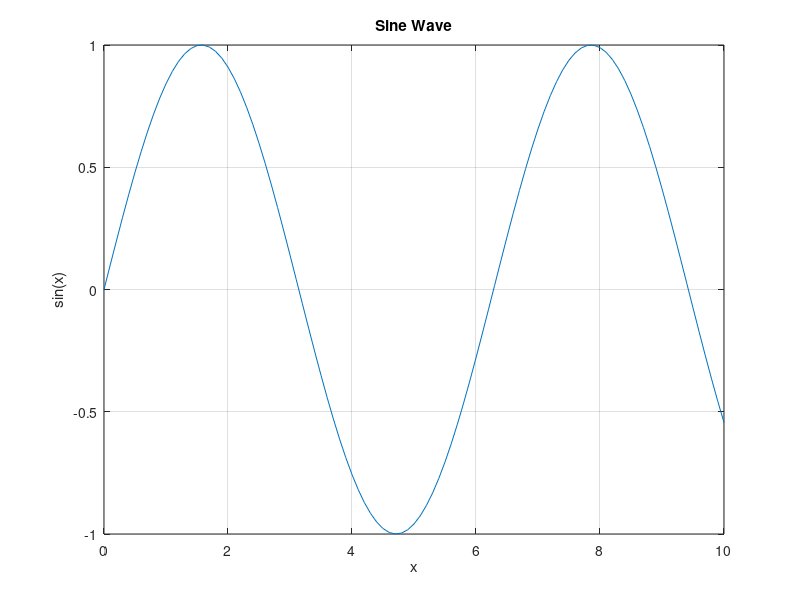
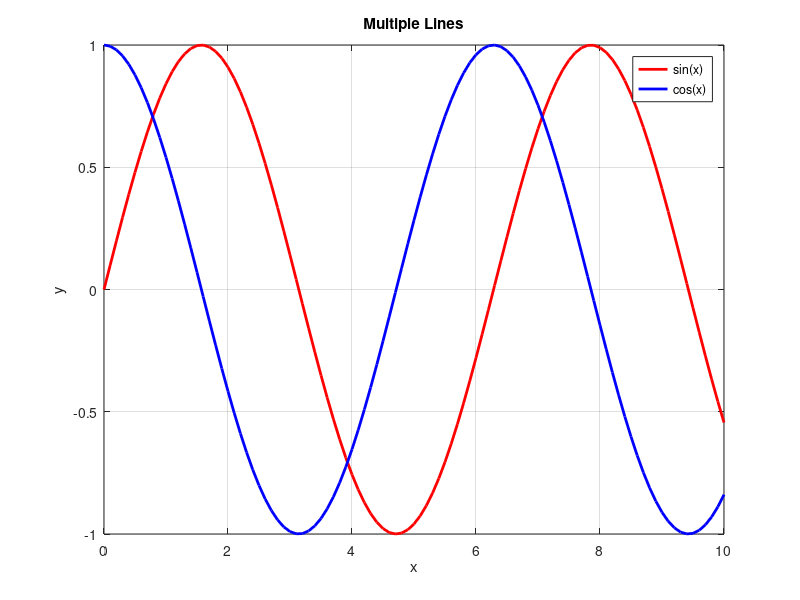
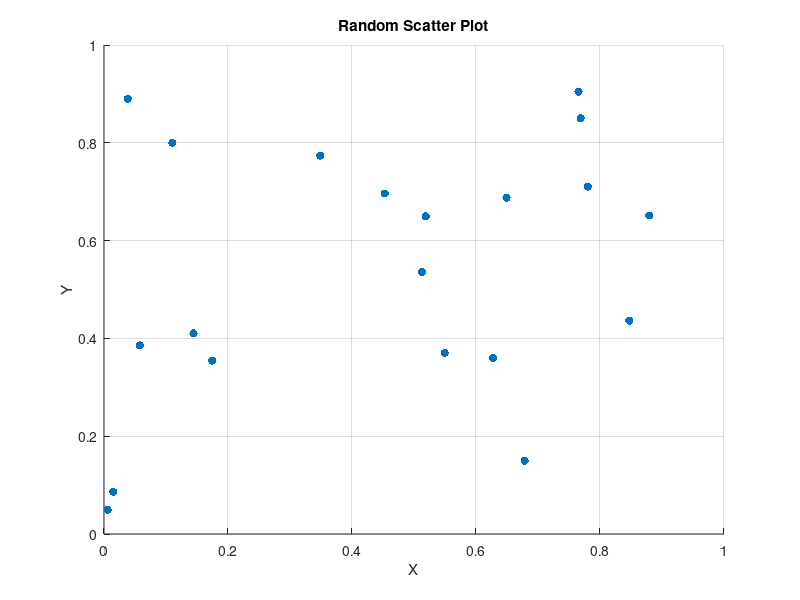
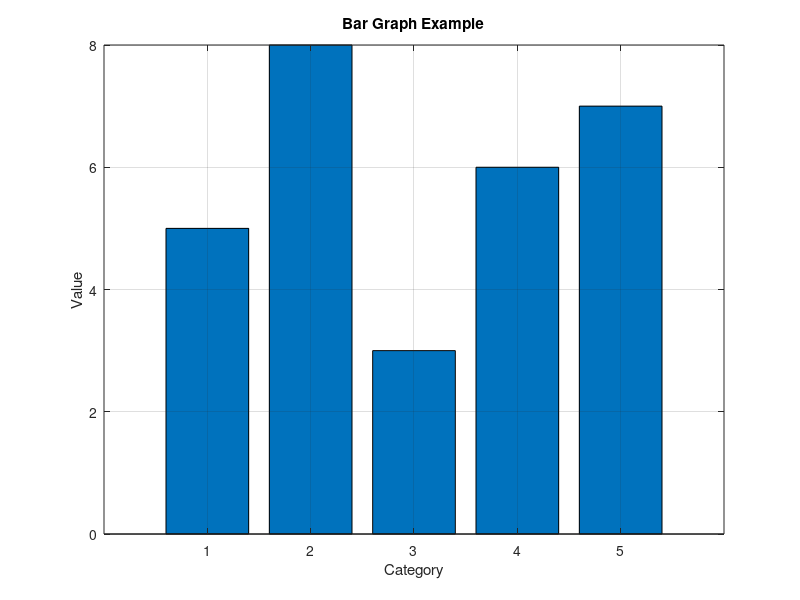

MATLAB code to generate these figures, in order:
%% 🌱 EASY TO INTERMEDIATE GRAPH PLOTTING IN MATLAB
clc;
clear;
close all;

%% 1️⃣ Simple Line Plot
x = 0:0.1:10;
y = sin(x);
figure;
plot(x, y);
title('Sine Wave');
xlabel('x');
ylabel('sin(x)');
grid on;

%% 2️⃣ Multiple Lines in One Graph
figure;
x = 0:0.1:10;
plot(x, sin(x), 'r', 'LineWidth', 2);
hold on;
plot(x, cos(x), 'b', 'LineWidth', 2);
legend('sin(x)', 'cos(x)');
title('Multiple Lines');
xlabel('x');
ylabel('y');
grid on;

%% 3️⃣ Scatter Plot
figure;
x = rand(1, 20);
y = rand(1, 20);
scatter(x, y, 'filled');
title('Random Scatter Plot');
xlabel('X');
ylabel('Y');
grid on;

%% 4️⃣ Bar Graph
figure;
data = [5 8 3 6 7];
bar(data);
title('Bar Graph Example');
xlabel('Category');
ylabel('Value');
grid on;

%% 5️⃣ Subplots (Multiple Graphs in One Window)
figure;
x = 0:0.1:10;
subplot(2,1,1);
plot(x, sin(x), 'r', 'LineWidth', 2);
title('Sine Function');
xlabel('x');
ylabel('sin(x)');
grid on;

subplot(2,1,2);
plot(x, cos(x), 'b', 'LineWidth', 2);
title('Cosine Function');
xlabel('x');
ylabel('cos(x)');
grid on;

%% 6️⃣ 3D Surface Plot
figure;
[X, Y] = meshgrid(-5:0.5:5, -5:0.5:5);
Z = sin(sqrt(X.^2 + Y.^2));
surf(X, Y, Z);
title('3D Surface Plot');
xlabel('X');
ylabel('Y');
zlabel('Z');
colorbar;
shading interp;

%% 7️⃣ Contour Plot
figure;
[X, Y] = meshgrid(-3:0.1:3, -3:0.1:3);
Z = X.^2 + Y.^2;
contour(X, Y, Z, 20);
title('Contour Plot');
xlabel('X');
ylabel('Y');
grid on;

%% 8️⃣ Animated Plot
figure;
x = 0:0.1:10;
y = sin(x);
for i = 1:length(x)
    plot(x(1:i), y(1:i), 'b', 'LineWidth', 2);
    axis([0 10 -1.5 1.5]);
    title('Animated Sine Wave');
    xlabel('x');
    ylabel('sin(x)');
    grid on;
    pause(0.05);
end

%% 9️⃣ 3D Line Plot
figure;
t = 0:0.1:10;
x = sin(t);
y = cos(t);
z = t;
plot3(x, y, z, 'm', 'LineWidth', 2);
title('3D Line Plot');
xlabel('X = sin(t)');
ylabel('Y = cos(t)');
zlabel('Z = t');
grid on;
